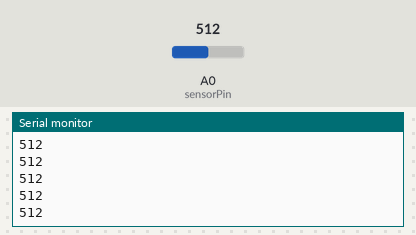
Bench run of a sketch on a simulated Arduino Uno, built with avr-gcc and run on an emulated ATmega328P. Parts: the last lines printed to the serial monitor. Inputs (shaded band) come from the test bench; at power-on: A0 (sensorPin) = 512.

Above: at 1.2 s.
1.3 s: A0 (sensorPin) set to 716
At 1.32 s:
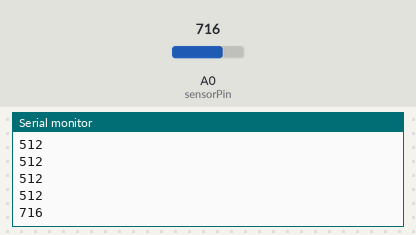
2.8 s: A0 (sensorPin) set to 900
At 2.83 s:
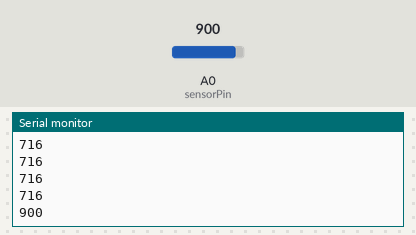
Timing chart, 0 to 5.8 s (numbered marks = the images above; inputs shaded):
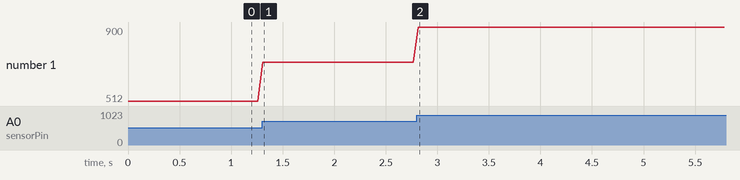

The sketch:

sketch_may21b.ino
```cpp
int sensorPin = 0; //analog pin 0 感測器外側訊號腳接Arduino 類比腳位 ANALOG IN #0
int readserial;
void setup()
{
Serial.begin(9600);
}

void loop()
{

  readserial = Serial.read();
  int val = analogRead(sensorPin);
  Serial.println(val);
  delay(50);
}
```

Measured:
- after the input at 1.3 s, the serial monitor: prints a new line at once (image 1)
- after the input at 2.8 s, the serial monitor: prints a new line at once (image 2)
- plotted number 1: 512 → 716 after the input at 1.3 s, 716 → 900 after the input at 2.8 s
